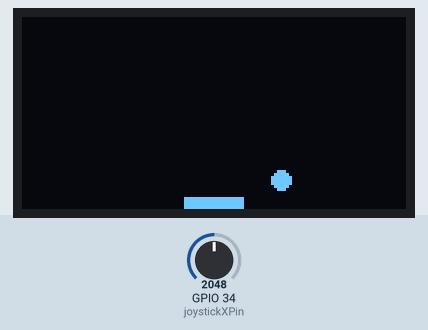
This sketch was run on a simulated ESP32. On the bench: 128×64 one-colour display. The test bench sets the inputs (shaded band); at power-on: GPIO 34 (joystickXPin) = 2048.

Above: at 1.2 s.
1.3 s: GPIO 34 (joystickXPin) set to 2866
At 1.5 s:
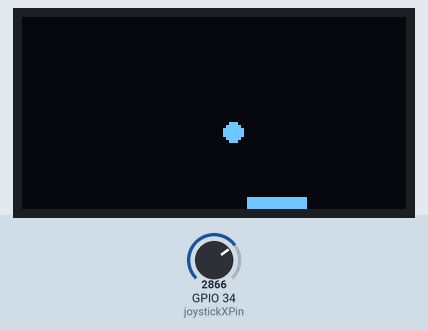
2.8 s: GPIO 34 (joystickXPin) set to 3603
At 3.11 s:
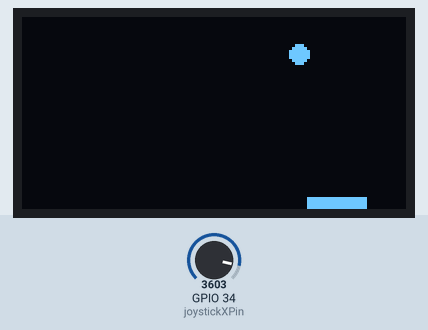
4.4 s: GPIO 34 (joystickXPin) set to 4095
At 4.71 s:
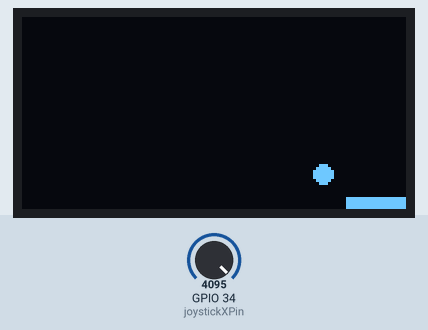
Timing chart, 0 to 7.4 s (numbered marks = the images above; inputs shaded):
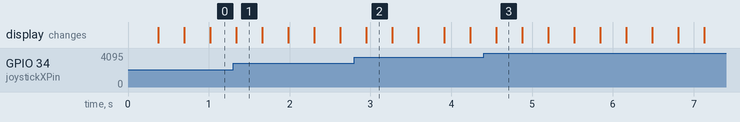

The sketch:

Ping_PongGame.ino
```cpp
#include <U8g2lib.h>
#include <Wire.h>

// Joystick pins
const int joystickXPin = 34;
const int joystickYPin = 35;

// Screen setup
U8G2_SH1106_128X64_NONAME_F_HW_I2C u8g2(U8G2_R0, /* reset=*/ U8X8_PIN_NONE);

// Paddle setup
int paddleWidth = 20;
int paddleHeight = 4;
int paddleX = 64 - paddleWidth / 2; // Paddle starts in the middle
int paddleY = 60;

// Ball setup
int ballX = 64;
int ballY = 32;
int ballSpeedX = 2;
int ballSpeedY = 2;
int ballSize = 3;

void setup() {
  // Initialize the OLED display
  u8g2.begin();

  // Initialize joystick pins
  pinMode(joystickXPin, INPUT);
  pinMode(joystickYPin, INPUT);
}

void loop() {
  // Read joystick input
  int joystickX = analogRead(joystickXPin);

  // Map joystick input to paddle movement
  paddleX = map(joystickX, 0, 4095, 0, 128 - paddleWidth);

  // Update ball position
  ballX += ballSpeedX;
  ballY += ballSpeedY;

  // Ball collision with walls
  if (ballX <= 0 || ballX >= 128 - ballSize) {
    ballSpeedX = -ballSpeedX;
  }

  if (ballY <= 0) {
    ballSpeedY = -ballSpeedY;
  }

  // Ball collision with paddle
  if (ballY >= paddleY - ballSize && ballX + ballSize >= paddleX && ballX <= paddleX + paddleWidth) {
    ballSpeedY = -ballSpeedY;
  }

  // Reset ball if it goes past the paddle
  if (ballY > 64) {
    ballX = 64;
    ballY = 32;
    ballSpeedX = 2;
    ballSpeedY = 2;
  }

  // Draw everything on the screen
  u8g2.clearBuffer();
  u8g2.drawBox(paddleX, paddleY, paddleWidth, paddleHeight); // Draw paddle
  u8g2.drawDisc(ballX, ballY, ballSize); // Draw ball
  u8g2.sendBuffer();

  // Add a small delay for smoother movement
  delay(10);
}
```
